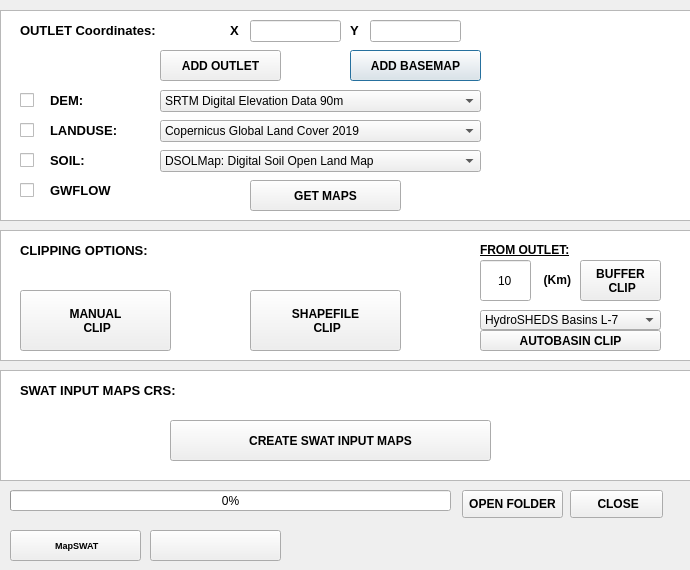
 <widget class="QDialog" name="BaseDialog_GEE">
  <property name="geometry">
   <rect>
    <x>0</x>
    <y>0</y>
    <width>690</width>
    <height>570</height>
   </rect>
  </property>
  <property name="cursor">
   <cursorShape>ArrowCursor</cursorShape>
  </property>
  <property name="focusPolicy">
   <enum>Qt::NoFocus</enum>
  </property>
  <property name="contextMenuPolicy">
   <enum>Qt::DefaultContextMenu</enum>
  </property>
  <property name="windowTitle">
   <string>MapSWAT GEE</string>
  </property>
  <property name="windowIcon">
   <iconset resource="resources.qrc">
    <normaloff>:/imgMapSWAT/images/icon.png</normaloff>:/imgMapSWAT/images/icon.png</iconset>
  </property>
  <property name="styleSheet">
   <string notr="true"/>
  </property>
  <property name="sizeGripEnabled">
   <bool>false</bool>
  </property>
  <widget class="QLabel" name="labelOutlet">
   <property name="geometry">
    <rect>
     <x>20</x>
     <y>20</y>
     <width>211</width>
     <height>21</height>
    </rect>
   </property>
   <property name="text">
    <string>&lt;html&gt;&lt;head/&gt;&lt;body&gt;&lt;p&gt;&lt;span style=&quot; font-size:10pt; font-weight:600;&quot;&gt;OUTLET Coordinates:&lt;/span&gt;&lt;/p&gt;&lt;/body&gt;&lt;/html&gt;</string>
   </property>
   <property name="textFormat">
    <enum>Qt::RichText</enum>
   </property>
  </widget>
  <widget class="QLabel" name="labelDEM">
   <property name="geometry">
    <rect>
     <x>50</x>
     <y>90</y>
     <width>91</width>
     <height>21</height>
    </rect>
   </property>
   <property name="text">
    <string>&lt;html&gt;&lt;head/&gt;&lt;body&gt;&lt;p&gt;&lt;span style=&quot; font-size:10pt; font-weight:600;&quot;&gt;DEM:&lt;/span&gt;&lt;/p&gt;&lt;/body&gt;&lt;/html&gt;</string>
   </property>
   <property name="textFormat">
    <enum>Qt::RichText</enum>
   </property>
  </widget>
  <widget class="QListView" name="listView">
   <property name="geometry">
    <rect>
     <x>0</x>
     <y>10</y>
     <width>701</width>
     <height>211</height>
    </rect>
   </property>
  </widget>
  <widget class="QLabel" name="labelLanduse">
   <property name="geometry">
    <rect>
     <x>50</x>
     <y>120</y>
     <width>121</width>
     <height>21</height>
    </rect>
   </property>
   <property name="text">
    <string>&lt;html&gt;&lt;head/&gt;&lt;body&gt;&lt;p&gt;&lt;span style=&quot; font-size:10pt; font-weight:600;&quot;&gt;LANDUSE:&lt;/span&gt;&lt;/p&gt;&lt;/body&gt;&lt;/html&gt;</string>
   </property>
   <property name="textFormat">
    <enum>Qt::RichText</enum>
   </property>
  </widget>
  <widget class="QLabel" name="labelSoil">
   <property name="geometry">
    <rect>
     <x>50</x>
     <y>150</y>
     <width>91</width>
     <height>21</height>
    </rect>
   </property>
   <property name="text">
    <string>&lt;html&gt;&lt;head/&gt;&lt;body&gt;&lt;p&gt;&lt;span style=&quot; font-size:10pt; font-weight:600;&quot;&gt;SOIL:&lt;/span&gt;&lt;/p&gt;&lt;/body&gt;&lt;/html&gt;</string>
   </property>
   <property name="textFormat">
    <enum>Qt::RichText</enum>
   </property>
  </widget>
  <widget class="QLineEdit" name="lineX">
   <property name="geometry">
    <rect>
     <x>250</x>
     <y>20</y>
     <width>91</width>
     <height>22</height>
    </rect>
   </property>
   <property name="alignment">
    <set>Qt::AlignCenter</set>
   </property>
  </widget>
  <widget class="QLineEdit" name="lineY">
   <property name="geometry">
    <rect>
     <x>370</x>
     <y>20</y>
     <width>91</width>
     <height>22</height>
    </rect>
   </property>
   <property name="alignment">
    <set>Qt::AlignCenter</set>
   </property>
  </widget>
  <widget class="QLabel" name="labelX">
   <property name="geometry">
    <rect>
     <x>230</x>
     <y>20</y>
     <width>21</width>
     <height>21</height>
    </rect>
   </property>
   <property name="text">
    <string>&lt;html&gt;&lt;head/&gt;&lt;body&gt;&lt;p&gt;&lt;span style=&quot; font-size:10pt; font-weight:600;&quot;&gt;X&lt;/span&gt;&lt;/p&gt;&lt;/body&gt;&lt;/html&gt;</string>
   </property>
   <property name="textFormat">
    <enum>Qt::RichText</enum>
   </property>
  </widget>
  <widget class="QLabel" name="labelY">
   <property name="geometry">
    <rect>
     <x>350</x>
     <y>20</y>
     <width>21</width>
     <height>21</height>
    </rect>
   </property>
   <property name="text">
    <string>&lt;html&gt;&lt;head/&gt;&lt;body&gt;&lt;p&gt;&lt;span style=&quot; font-size:10pt; font-weight:600;&quot;&gt;Y&lt;/span&gt;&lt;/p&gt;&lt;/body&gt;&lt;/html&gt;</string>
   </property>
   <property name="textFormat">
    <enum>Qt::RichText</enum>
   </property>
  </widget>
  <widget class="QgsProjectionSelectionWidget" name="mQgsProjection_Outlet">
   <property name="geometry">
    <rect>
     <x>480</x>
     <y>20</y>
     <width>181</width>
     <height>21</height>
    </rect>
   </property>
   <property name="font">
    <font>
     <weight>75</weight>
     <bold>true</bold>
    </font>
   </property>
  </widget>
  <widget class="QLabel" name="labelSoilTargetCRS">
   <property name="geometry">
    <rect>
     <x>20</x>
     <y>380</y>
     <width>281</width>
     <height>21</height>
    </rect>
   </property>
   <property name="font">
    <font>
     <underline>false</underline>
    </font>
   </property>
   <property name="text">
    <string>&lt;html&gt;&lt;head/&gt;&lt;body&gt;&lt;p&gt;&lt;span style=&quot; font-size:10pt; font-weight:600;&quot;&gt;SWAT INPUT MAPS CRS:&lt;/span&gt;&lt;/p&gt;&lt;/body&gt;&lt;/html&gt;</string>
   </property>
   <property name="textFormat">
    <enum>Qt::RichText</enum>
   </property>
  </widget>
  <widget class="QgsProjectionSelectionWidget" name="mQgsProjection_Target">
   <property name="geometry">
    <rect>
     <x>250</x>
     <y>380</y>
     <width>411</width>
     <height>21</height>
    </rect>
   </property>
   <property name="font">
    <font>
     <weight>75</weight>
     <bold>true</bold>
    </font>
   </property>
   <property name="contextMenuPolicy">
    <enum>Qt::DefaultContextMenu</enum>
   </property>
   <property name="layoutDirection">
    <enum>Qt::LeftToRight</enum>
   </property>
  </widget>
  <widget class="QPushButton" name="pushButton_AddBasemap">
   <property name="geometry">
    <rect>
     <x>350</x>
     <y>50</y>
     <width>131</width>
     <height>31</height>
    </rect>
   </property>
   <property name="font">
    <font>
     <weight>75</weight>
     <bold>true</bold>
    </font>
   </property>
   <property name="text">
    <string>ADD BASEMAP</string>
   </property>
   <property name="icon">
    <iconset resource="resources.qrc">
     <normaloff>:/imgMapSWAT/images/basemap.png</normaloff>:/imgMapSWAT/images/basemap.png</iconset>
   </property>
  </widget>
  <widget class="QListView" name="listView_3">
   <property name="geometry">
    <rect>
     <x>0</x>
     <y>230</y>
     <width>701</width>
     <height>131</height>
    </rect>
   </property>
  </widget>
  <widget class="QCheckBox" name="checkBox_DEM">
   <property name="geometry">
    <rect>
     <x>20</x>
     <y>90</y>
     <width>21</width>
     <height>20</height>
    </rect>
   </property>
   <property name="text">
    <string/>
   </property>
  </widget>
  <widget class="QCheckBox" name="checkBox_Landuse">
   <property name="geometry">
    <rect>
     <x>20</x>
     <y>120</y>
     <width>21</width>
     <height>20</height>
    </rect>
   </property>
   <property name="text">
    <string/>
   </property>
  </widget>
  <widget class="QCheckBox" name="checkBox_Soil">
   <property name="geometry">
    <rect>
     <x>20</x>
     <y>150</y>
     <width>21</width>
     <height>20</height>
    </rect>
   </property>
   <property name="text">
    <string/>
   </property>
  </widget>
  <widget class="QPushButton" name="pushButton_MANUAL">
   <property name="geometry">
    <rect>
     <x>20</x>
     <y>290</y>
     <width>151</width>
     <height>61</height>
    </rect>
   </property>
   <property name="font">
    <font>
     <weight>75</weight>
     <bold>true</bold>
    </font>
   </property>
   <property name="text">
    <string>MANUAL
 CLIP</string>
   </property>
   <property name="icon">
    <iconset resource="resources.qrc">
     <normaloff>:/imgMapSWAT/images/shape.png</normaloff>:/imgMapSWAT/images/shape.png</iconset>
   </property>
   <property name="iconSize">
    <size>
     <width>25</width>
     <height>25</height>
    </size>
   </property>
  </widget>
  <widget class="QPushButton" name="pushButton_SHAPEFILE">
   <property name="geometry">
    <rect>
     <x>250</x>
     <y>290</y>
     <width>151</width>
     <height>61</height>
    </rect>
   </property>
   <property name="font">
    <font>
     <weight>75</weight>
     <bold>true</bold>
    </font>
   </property>
   <property name="text">
    <string>SHAPEFILE
 CLIP</string>
   </property>
   <property name="icon">
    <iconset resource="resources.qrc">
     <normaloff>:/imgMapSWAT/images/upload.png</normaloff>:/imgMapSWAT/images/upload.png</iconset>
   </property>
   <property name="iconSize">
    <size>
     <width>25</width>
     <height>25</height>
    </size>
   </property>
  </widget>
  <widget class="QPushButton" name="pushButton_BUFFER">
   <property name="geometry">
    <rect>
     <x>580</x>
     <y>260</y>
     <width>81</width>
     <height>41</height>
    </rect>
   </property>
   <property name="font">
    <font>
     <weight>75</weight>
     <bold>true</bold>
    </font>
   </property>
   <property name="text">
    <string>BUFFER
 CLIP</string>
   </property>
  </widget>
  <widget class="QPushButton" name="pushButton_SWATinputs">
   <property name="geometry">
    <rect>
     <x>170</x>
     <y>420</y>
     <width>321</width>
     <height>41</height>
    </rect>
   </property>
   <property name="font">
    <font>
     <weight>75</weight>
     <bold>true</bold>
    </font>
   </property>
   <property name="text">
    <string>CREATE SWAT INPUT MAPS</string>
   </property>
  </widget>
  <widget class="QListView" name="listView_4">
   <property name="geometry">
    <rect>
     <x>0</x>
     <y>370</y>
     <width>701</width>
     <height>111</height>
    </rect>
   </property>
  </widget>
  <widget class="QLabel" name="labelSoilClipping">
   <property name="geometry">
    <rect>
     <x>20</x>
     <y>240</y>
     <width>241</width>
     <height>21</height>
    </rect>
   </property>
   <property name="font">
    <font>
     <underline>false</underline>
    </font>
   </property>
   <property name="text">
    <string>&lt;html&gt;&lt;head/&gt;&lt;body&gt;&lt;p&gt;&lt;span style=&quot; font-size:10pt; font-weight:600;&quot;&gt;CLIPPING OPTIONS:&lt;/span&gt;&lt;/p&gt;&lt;/body&gt;&lt;/html&gt;</string>
   </property>
   <property name="textFormat">
    <enum>Qt::RichText</enum>
   </property>
  </widget>
  <widget class="QPushButton" name="pushButton_Save">
   <property name="geometry">
    <rect>
     <x>462</x>
     <y>490</y>
     <width>101</width>
     <height>28</height>
    </rect>
   </property>
   <property name="font">
    <font>
     <weight>75</weight>
     <bold>true</bold>
    </font>
   </property>
   <property name="text">
    <string>OPEN FOLDER</string>
   </property>
  </widget>
  <widget class="QPushButton" name="pushButton_Close">
   <property name="geometry">
    <rect>
     <x>570</x>
     <y>490</y>
     <width>93</width>
     <height>28</height>
    </rect>
   </property>
   <property name="font">
    <font>
     <weight>75</weight>
     <bold>true</bold>
    </font>
   </property>
   <property name="text">
    <string> CLOSE</string>
   </property>
   <property name="icon">
    <iconset resource="resources.qrc">
     <normaloff>:/imgMapSWAT/images/close.png</normaloff>:/imgMapSWAT/images/close.png</iconset>
   </property>
  </widget>
  <widget class="QLineEdit" name="lineBuffer">
   <property name="geometry">
    <rect>
     <x>480</x>
     <y>260</y>
     <width>51</width>
     <height>41</height>
    </rect>
   </property>
   <property name="text">
    <string>10</string>
   </property>
   <property name="alignment">
    <set>Qt::AlignCenter</set>
   </property>
  </widget>
  <widget class="QLabel" name="labelBuffer">
   <property name="geometry">
    <rect>
     <x>540</x>
     <y>270</y>
     <width>31</width>
     <height>21</height>
    </rect>
   </property>
   <property name="text">
    <string>&lt;html&gt;&lt;head/&gt;&lt;body&gt;&lt;p align=&quot;right&quot;&gt;&lt;span style=&quot; font-weight:600;&quot;&gt;(Km)&lt;/span&gt;&lt;/p&gt;&lt;/body&gt;&lt;/html&gt;</string>
   </property>
   <property name="textFormat">
    <enum>Qt::RichText</enum>
   </property>
  </widget>
  <widget class="QgsFileWidget" name="mQgsFileWidget_Polygon">
   <property name="geometry">
    <rect>
     <x>240</x>
     <y>260</y>
     <width>201</width>
     <height>21</height>
    </rect>
   </property>
  </widget>
  <widget class="QProgressBar" name="progressBar">
   <property name="geometry">
    <rect>
     <x>10</x>
     <y>490</y>
     <width>441</width>
     <height>21</height>
    </rect>
   </property>
   <property name="value">
    <number>0</number>
   </property>
  </widget>
  <widget class="QPushButton" name="pushButton_Info">
   <property name="geometry">
    <rect>
     <x>10</x>
     <y>530</y>
     <width>131</width>
     <height>31</height>
    </rect>
   </property>
   <property name="font">
    <font>
     <pointsize>7</pointsize>
     <weight>75</weight>
     <bold>true</bold>
    </font>
   </property>
   <property name="text">
    <string> MapSWAT</string>
   </property>
   <property name="icon">
    <iconset resource="resources.qrc">
     <normaloff>:/imgMapSWAT/images/info2.png</normaloff>:/imgMapSWAT/images/info2.png</iconset>
   </property>
  </widget>
  <widget class="QLabel" name="labelPath">
   <property name="geometry">
    <rect>
     <x>330</x>
     <y>540</y>
     <width>341</width>
     <height>21</height>
    </rect>
   </property>
   <property name="font">
    <font>
     <weight>75</weight>
     <italic>false</italic>
     <bold>true</bold>
     <underline>false</underline>
    </font>
   </property>
   <property name="layoutDirection">
    <enum>Qt::LeftToRight</enum>
   </property>
   <property name="text">
    <string/>
   </property>
   <property name="textFormat">
    <enum>Qt::PlainText</enum>
   </property>
   <property name="alignment">
    <set>Qt::AlignRight|Qt::AlignTrailing|Qt::AlignVCenter</set>
   </property>
  </widget>
  <widget class="QPushButton" name="pushButton_point">
   <property name="geometry">
    <rect>
     <x>160</x>
     <y>50</y>
     <width>121</width>
     <height>31</height>
    </rect>
   </property>
   <property name="font">
    <font>
     <weight>75</weight>
     <bold>true</bold>
    </font>
   </property>
   <property name="text">
    <string>ADD OUTLET</string>
   </property>
   <property name="icon">
    <iconset resource="resources.qrc">
     <normaloff>:/imgMapSWAT/images/point.png</normaloff>:/imgMapSWAT/images/point.png</iconset>
   </property>
  </widget>
  <widget class="QComboBox" name="comboBox_DEM">
   <property name="geometry">
    <rect>
     <x>160</x>
     <y>90</y>
     <width>321</width>
     <height>22</height>
    </rect>
   </property>
   <item>
    <property name="text">
     <string>SRTM Digital Elevation Data 90m</string>
    </property>
   </item>
   <item>
    <property name="text">
     <string>NASADEM Digital Elevation 30m</string>
    </property>
   </item>
   <item>
    <property name="text">
     <string>Copernicus DEM GLO-30m</string>
    </property>
   </item>
  </widget>
  <widget class="QComboBox" name="comboBox_LANDUSE">
   <property name="geometry">
    <rect>
     <x>160</x>
     <y>120</y>
     <width>321</width>
     <height>22</height>
    </rect>
   </property>
   <item>
    <property name="text">
     <string>Copernicus Global Land Cover 2019</string>
    </property>
   </item>
   <item>
    <property name="text">
     <string>GlobCover: Global Land Cover Map 2009</string>
    </property>
   </item>
   <item>
    <property name="text">
     <string>Copernicus CORINE Land Cover 1990 (only Europe)</string>
    </property>
   </item>
   <item>
    <property name="text">
     <string>Copernicus CORINE Land Cover 2000 (only Europe)</string>
    </property>
   </item>
   <item>
    <property name="text">
     <string>Copernicus CORINE Land Cover 2006 (only Europe)</string>
    </property>
   </item>
   <item>
    <property name="text">
     <string>Copernicus CORINE Land Cover 2012 (only Europe)</string>
    </property>
   </item>
   <item>
    <property name="text">
     <string>Copernicus CORINE Land Cover 2018 (only Europe)</string>
    </property>
   </item>
  </widget>
  <widget class="QComboBox" name="comboBox_SOIL">
   <property name="geometry">
    <rect>
     <x>160</x>
     <y>150</y>
     <width>321</width>
     <height>22</height>
    </rect>
   </property>
   <item>
    <property name="text">
     <string>DSOLMap: Digital Soil Open Land Map</string>
    </property>
   </item>
  </widget>
  <widget class="QLabel" name="label_3">
   <property name="geometry">
    <rect>
     <x>540</x>
     <y>60</y>
     <width>141</width>
     <height>131</height>
    </rect>
   </property>
   <property name="text">
    <string>&lt;html&gt;&lt;head/&gt;&lt;body&gt;&lt;p&gt;&lt;img src=&quot;:/imgMapSWAT/images/MapSWAT_GEE.png&quot;/&gt;&lt;/p&gt;&lt;/body&gt;&lt;/html&gt;</string>
   </property>
  </widget>
  <widget class="QPushButton" name="pushButton_GetMaps">
   <property name="geometry">
    <rect>
     <x>250</x>
     <y>180</y>
     <width>151</width>
     <height>31</height>
    </rect>
   </property>
   <property name="font">
    <font>
     <weight>75</weight>
     <bold>true</bold>
    </font>
   </property>
   <property name="text">
    <string>GET MAPS</string>
   </property>
   <property name="icon">
    <iconset resource="resources.qrc">
     <normaloff>:/imgMapSWAT/images/world.png</normaloff>:/imgMapSWAT/images/world.png</iconset>
   </property>
  </widget>
  <widget class="QPushButton" name="pushButton_AUTOBASIN">
   <property name="geometry">
    <rect>
     <x>480</x>
     <y>330</y>
     <width>181</width>
     <height>21</height>
    </rect>
   </property>
   <property name="font">
    <font>
     <weight>75</weight>
     <bold>true</bold>
    </font>
   </property>
   <property name="text">
    <string>AUTOBASIN CLIP</string>
   </property>
  </widget>
  <widget class="QLabel" name="labelBuffer_2">
   <property name="geometry">
    <rect>
     <x>480</x>
     <y>240</y>
     <width>101</width>
     <height>21</height>
    </rect>
   </property>
   <property name="text">
    <string>&lt;html&gt;&lt;head/&gt;&lt;body&gt;&lt;p&gt;&lt;span style=&quot; font-weight:600; text-decoration: underline;&quot;&gt;FROM OUTLET:&lt;/span&gt;&lt;/p&gt;&lt;/body&gt;&lt;/html&gt;</string>
   </property>
   <property name="textFormat">
    <enum>Qt::RichText</enum>
   </property>
  </widget>
  <widget class="QComboBox" name="comboBox_AUTOBASIN">
   <property name="geometry">
    <rect>
     <x>480</x>
     <y>310</y>
     <width>181</width>
     <height>20</height>
    </rect>
   </property>
   <item>
    <property name="text">
     <string>HydroSHEDS Basins L-7</string>
    </property>
   </item>
   <item>
    <property name="text">
     <string>HydroSHEDS Basins L-8</string>
    </property>
   </item>
   <item>
    <property name="text">
     <string>HydroSHEDS Basins L-9</string>
    </property>
   </item>
   <item>
    <property name="text">
     <string>HydroSHEDS Basins L-10</string>
    </property>
   </item>
   <item>
    <property name="text">
     <string>HydroSHEDS Basins L-11</string>
    </property>
   </item>
   <item>
    <property name="text">
     <string>HydroSHEDS Basins L-12</string>
    </property>
   </item>
  </widget>
  <widget class="QPushButton" name="pushButton_coffee">
   <property name="geometry">
    <rect>
     <x>150</x>
     <y>530</y>
     <width>131</width>
     <height>31</height>
    </rect>
   </property>
   <property name="text">
    <string/>
   </property>
   <property name="icon">
    <iconset resource="resources.qrc">
     <normaloff>:/imgMapSWAT/images/coffee.png</normaloff>:/imgMapSWAT/images/coffee.png</iconset>
   </property>
   <property name="iconSize">
    <size>
     <width>100</width>
     <height>30</height>
    </size>
   </property>
  </widget>
  <widget class="QLabel" name="labelCheck_coffee">
   <property name="geometry">
    <rect>
     <x>280</x>
     <y>530</y>
     <width>31</width>
     <height>31</height>
    </rect>
   </property>
   <property name="font">
    <font>
     <pointsize>10</pointsize>
     <weight>75</weight>
     <italic>false</italic>
     <bold>true</bold>
     <underline>false</underline>
    </font>
   </property>
   <property name="styleSheet">
    <string notr="true">color: rgb(0, 170, 0);</string>
   </property>
   <property name="text">
    <string/>
   </property>
   <property name="textFormat">
    <enum>Qt::PlainText</enum>
   </property>
   <property name="alignment">
    <set>Qt::AlignRight|Qt::AlignTrailing|Qt::AlignVCenter</set>
   </property>
  </widget>
  <widget class="QPushButton" name="pushButton_infoMaps">
   <property name="geometry">
    <rect>
     <x>480</x>
     <y>90</y>
     <width>31</width>
     <height>21</height>
    </rect>
   </property>
   <property name="text">
    <string/>
   </property>
   <property name="icon">
    <iconset resource="resources.qrc">
     <normaloff>:/imgMapSWAT/images/info2.png</normaloff>:/imgMapSWAT/images/info2.png</iconset>
   </property>
   <property name="autoDefault">
    <bool>false</bool>
   </property>
   <property name="flat">
    <bool>true</bool>
   </property>
  </widget>
  <widget class="QPushButton" name="pushButton_infoMaps_2">
   <property name="geometry">
    <rect>
     <x>480</x>
     <y>120</y>
     <width>31</width>
     <height>21</height>
    </rect>
   </property>
   <property name="text">
    <string/>
   </property>
   <property name="icon">
    <iconset resource="resources.qrc">
     <normaloff>:/imgMapSWAT/images/info2.png</normaloff>:/imgMapSWAT/images/info2.png</iconset>
   </property>
   <property name="autoDefault">
    <bool>false</bool>
   </property>
   <property name="flat">
    <bool>true</bool>
   </property>
  </widget>
  <widget class="QPushButton" name="pushButton_infoMaps_3">
   <property name="geometry">
    <rect>
     <x>480</x>
     <y>150</y>
     <width>31</width>
     <height>21</height>
    </rect>
   </property>
   <property name="text">
    <string/>
   </property>
   <property name="icon">
    <iconset resource="resources.qrc">
     <normaloff>:/imgMapSWAT/images/info2.png</normaloff>:/imgMapSWAT/images/info2.png</iconset>
   </property>
   <property name="autoDefault">
    <bool>false</bool>
   </property>
   <property name="flat">
    <bool>true</bool>
   </property>
  </widget>
  <widget class="QLabel" name="labelOR">
   <property name="geometry">
    <rect>
     <x>300</x>
     <y>59</y>
     <width>31</width>
     <height>21</height>
    </rect>
   </property>
   <property name="font">
    <font>
     <pointsize>10</pointsize>
     <weight>75</weight>
     <italic>false</italic>
     <bold>true</bold>
     <underline>false</underline>
    </font>
   </property>
   <property name="styleSheet">
    <string notr="true">color: rgb(0, 170, 0);</string>
   </property>
   <property name="text">
    <string/>
   </property>
   <property name="textFormat">
    <enum>Qt::PlainText</enum>
   </property>
   <property name="pixmap">
    <pixmap resource="resources.qrc">:/imgMapSWAT/images/arrow.png</pixmap>
   </property>
   <property name="scaledContents">
    <bool>true</bool>
   </property>
   <property name="alignment">
    <set>Qt::AlignRight|Qt::AlignTrailing|Qt::AlignVCenter</set>
   </property>
  </widget>
  <widget class="QPushButton" name="pushButton_infoMaps_4">
   <property name="geometry">
    <rect>
     <x>660</x>
     <y>310</y>
     <width>31</width>
     <height>21</height>
    </rect>
   </property>
   <property name="text">
    <string/>
   </property>
   <property name="icon">
    <iconset resource="resources.qrc">
     <normaloff>:/imgMapSWAT/images/info2.png</normaloff>:/imgMapSWAT/images/info2.png</iconset>
   </property>
   <property name="autoDefault">
    <bool>false</bool>
   </property>
   <property name="flat">
    <bool>true</bool>
   </property>
  </widget>
  <widget class="QCheckBox" name="checkBox_GWFLOW">
   <property name="geometry">
    <rect>
     <x>20</x>
     <y>180</y>
     <width>21</width>
     <height>20</height>
    </rect>
   </property>
   <property name="text">
    <string/>
   </property>
  </widget>
  <widget class="QLabel" name="labelGWFLOW">
   <property name="geometry">
    <rect>
     <x>50</x>
     <y>180</y>
     <width>91</width>
     <height>21</height>
    </rect>
   </property>
   <property name="text">
    <string>&lt;html&gt;&lt;head/&gt;&lt;body&gt;&lt;p&gt;&lt;span style=&quot; font-size:10pt; font-weight:600;&quot;&gt;GWFLOW&lt;/span&gt;&lt;/p&gt;&lt;/body&gt;&lt;/html&gt;</string>
   </property>
   <property name="textFormat">
    <enum>Qt::RichText</enum>
   </property>
  </widget>
  <widget class="QPushButton" name="pushButton_infoMaps_5">
   <property name="geometry">
    <rect>
     <x>140</x>
     <y>180</y>
     <width>31</width>
     <height>21</height>
    </rect>
   </property>
   <property name="text">
    <string/>
   </property>
   <property name="icon">
    <iconset resource="resources.qrc">
     <normaloff>:/imgMapSWAT/images/info2.png</normaloff>:/imgMapSWAT/images/info2.png</iconset>
   </property>
   <property name="autoDefault">
    <bool>false</bool>
   </property>
   <property name="flat">
    <bool>true</bool>
   </property>
  </widget>
  <zorder>listView_4</zorder>
  <zorder>listView</zorder>
  <zorder>labelOutlet</zorder>
  <zorder>labelDEM</zorder>
  <zorder>labelLanduse</zorder>
  <zorder>labelSoil</zorder>
  <zorder>lineX</zorder>
  <zorder>lineY</zorder>
  <zorder>labelX</zorder>
  <zorder>labelY</zorder>
  <zorder>mQgsProjection_Outlet</zorder>
  <zorder>labelSoilTargetCRS</zorder>
  <zorder>mQgsProjection_Target</zorder>
  <zorder>pushButton_AddBasemap</zorder>
  <zorder>listView_3</zorder>
  <zorder>checkBox_DEM</zorder>
  <zorder>checkBox_Landuse</zorder>
  <zorder>checkBox_Soil</zorder>
  <zorder>pushButton_MANUAL</zorder>
  <zorder>pushButton_SHAPEFILE</zorder>
  <zorder>pushButton_BUFFER</zorder>
  <zorder>pushButton_SWATinputs</zorder>
  <zorder>labelSoilClipping</zorder>
  <zorder>pushButton_Save</zorder>
  <zorder>pushButton_Close</zorder>
  <zorder>lineBuffer</zorder>
  <zorder>labelBuffer</zorder>
  <zorder>mQgsFileWidget_Polygon</zorder>
  <zorder>progressBar</zorder>
  <zorder>pushButton_Info</zorder>
  <zorder>labelPath</zorder>
  <zorder>pushButton_point</zorder>
  <zorder>comboBox_DEM</zorder>
  <zorder>comboBox_LANDUSE</zorder>
  <zorder>comboBox_SOIL</zorder>
  <zorder>label_3</zorder>
  <zorder>pushButton_GetMaps</zorder>
  <zorder>pushButton_AUTOBASIN</zorder>
  <zorder>labelBuffer_2</zorder>
  <zorder>comboBox_AUTOBASIN</zorder>
  <zorder>pushButton_coffee</zorder>
  <zorder>labelCheck_coffee</zorder>
  <zorder>pushButton_infoMaps</zorder>
  <zorder>pushButton_infoMaps_2</zorder>
  <zorder>pushButton_infoMaps_3</zorder>
  <zorder>labelOR</zorder>
  <zorder>pushButton_infoMaps_4</zorder>
  <zorder>checkBox_GWFLOW</zorder>
  <zorder>labelGWFLOW</zorder>
  <zorder>pushButton_infoMaps_5</zorder>
 </widget>
